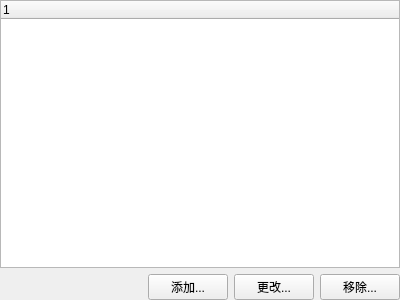
<?xml version="1.0" encoding="UTF-8"?>
<ui version="4.0">
 <class>CAttributesEditorUI</class>
 <widget class="QWidget" name="CAttributesEditorUI">
  <property name="geometry">
   <rect>
    <x>0</x>
    <y>0</y>
    <width>400</width>
    <height>300</height>
   </rect>
  </property>
  <property name="windowTitle">
   <string>Custom Attributes</string>
  </property>
  <layout class="QVBoxLayout" name="verticalLayout">
   <property name="leftMargin">
    <number>0</number>
   </property>
   <property name="topMargin">
    <number>0</number>
   </property>
   <property name="rightMargin">
    <number>0</number>
   </property>
   <property name="bottomMargin">
    <number>0</number>
   </property>
   <item>
    <widget class="CPropertyEditorUIBase" name="Editor"/>
   </item>
   <item>
    <layout class="QHBoxLayout" name="horizontalLayout">
     <item>
      <spacer name="horizontalSpacer">
       <property name="orientation">
        <enum>Qt::Horizontal</enum>
       </property>
       <property name="sizeHint" stdset="0">
        <size>
         <width>40</width>
         <height>20</height>
        </size>
       </property>
      </spacer>
     </item>
     <item>
      <widget class="QPushButton" name="AddButton">
       <property name="statusTip">
        <string>Add new custom attribute for the selected items</string>
       </property>
       <property name="text">
        <string>添加...</string>
       </property>
      </widget>
     </item>
     <item>
      <widget class="QPushButton" name="ChangeButton">
       <property name="toolTip">
        <string>Change selected attribute's id and type</string>
       </property>
       <property name="text">
        <string>更改...</string>
       </property>
      </widget>
     </item>
     <item>
      <widget class="QPushButton" name="RemoveButton">
       <property name="statusTip">
        <string>Remove the attribute from the selected items</string>
       </property>
       <property name="text">
        <string>移除...</string>
       </property>
      </widget>
     </item>
    </layout>
   </item>
  </layout>
 </widget>
 <customwidgets>
  <customwidget>
   <class>CPropertyEditorUIBase</class>
   <extends>QTreeWidget</extends>
   <header location="global">CPropertyEditorUIBase.h</header>
  </customwidget>
 </customwidgets>
 <tabstops>
  <tabstop>Editor</tabstop>
  <tabstop>AddButton</tabstop>
  <tabstop>ChangeButton</tabstop>
  <tabstop>RemoveButton</tabstop>
 </tabstops>
 <resources/>
 <connections/>
</ui>
